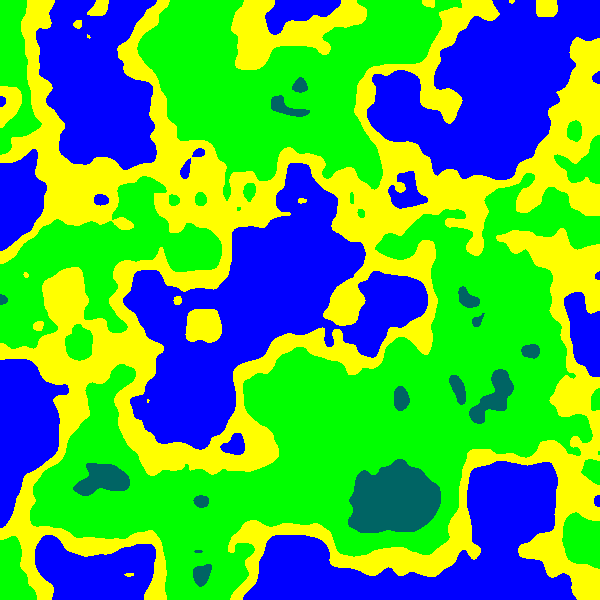
Frame 1 (no input)
Frame 2 (the mouse pressed at the canvas centre, redrawn once): identical to frame 1, image omitted

The p5.js sketch that drew this single still picture (run headless with seeded random() and noise() and a simulated clock; the mouse was pressed at the canvas centre and the sketch redrawn once):

// p5.js sketch
// ── sketch.js

let width = 600;
let height = 600;
let zoomFactor = 100;

function setup() {
    createCanvas(width, height);
    background(200);
    noLoop();
    frameRate(10);
    
    slider = createSlider(0, 3000);
    slider.position(10, 700);
    slider.size(500);
    slider.input(updateSeed);
    // noiseSeed(100);
}


function draw() {
    // text('seed:', 550, 550);
    let waterColour = color(0, 0, 255), sandColour = color(255, 255, 0), grassColour = color(0, 255, 0), treeColour = color(0, 100, 100);
    // let seedVal = slider.value();
    // noiseSeed(seedVal);
    
    for (let x = 0; x < width; x++) {
        for (let y = 0; y < height; y++) {
            const noiseVal = noise(x / zoomFactor, y / zoomFactor); // generates a value between 0 - 1 with a zoomfactor that "narrows" where we are looking (closer pixels i guess is another way of describing)

            // console.log(noiseVal);
            
            // set(x, y, color(255 * noiseVal)); // multiplies the noise value by 255 to get grayscale colour and sets it at (x, y) pixel

            // now uses colour instead of grayscale
            if (noiseVal < 0.4) {
                set(x, y, waterColour);

            } else if(noiseVal < 0.5) { 
                set(x, y, sandColour);

            } else if (noiseVal < 0.7) {
                set(x, y, grassColour);

            } else {
                set(x, y, treeColour);
                
            }

        }

    }

    updatePixels();

}

function updateSeed() {
    let seedVal = slider.value();
    noiseSeed(seedVal);
    updatePixels();
    // console.log(seedVal);
}
